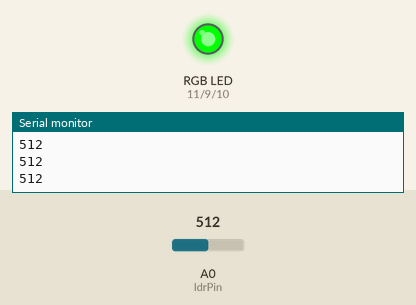
Bench run of a sketch on a simulated Arduino Uno, built with avr-gcc and run on an emulated ATmega328P. Parts: an RGB LED mixed from three pins (HIGH = lit), the last lines printed to the serial monitor. The test bench sets the inputs (shaded band); at power-on: A0 (ldrPin) = 512. Dim RGB values are drawn brighter than linear.

Above: at 1.2 s.
1.3 s: A0 (ldrPin) set to 689
2.8 s: A0 (ldrPin) set to 710
At 4.0 s:
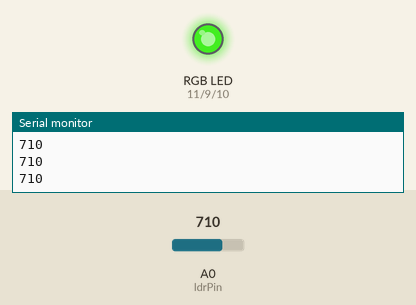
4.3 s: A0 (ldrPin) set to 900
At 5.5 s:
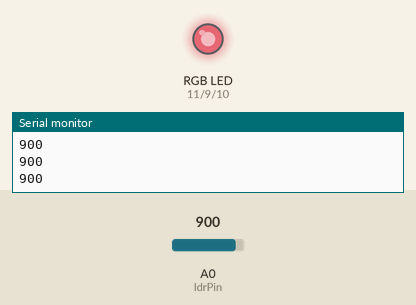
5.8 s: A0 (ldrPin) set to 1023
At 7.0 s:
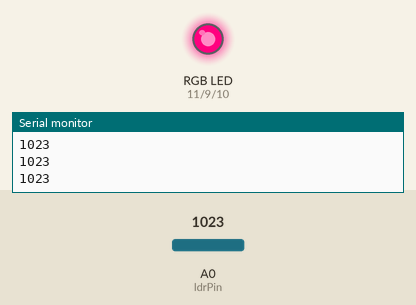
7.3 s: A0 (ldrPin) set to 1011
At 8.2 s:
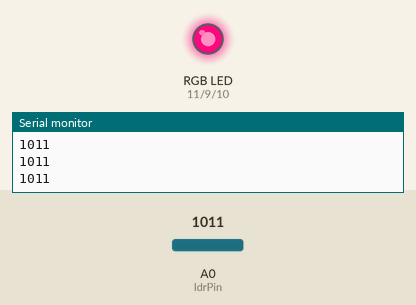
8.8 s: A0 (ldrPin) set to 511
At 9.8 s:
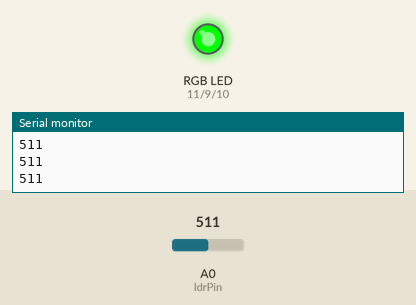
Timing chart, 0 to 11.3 s (numbered marks = the images above; inputs shaded):
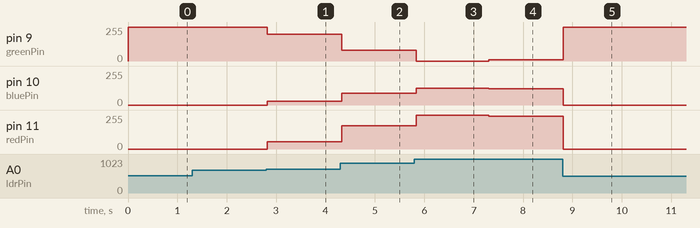

The sketch:

RGBlightproject.ino
```cpp
const int ldrPin = A0;
const int redPin = 11;
const int greenPin = 9;
const int bluePin = 10;

const int dark = 700;

void setup() {
pinMode(redPin, OUTPUT);
pinMode(greenPin, OUTPUT);
pinMode(bluePin, OUTPUT);
Serial.begin(9600);
}

void loop() {
int lightLevel = analogRead(ldrPin); // 0 = bright, 1023 = dark
Serial.println(lightLevel);

if (lightLevel > dark) {
int brightness = map(lightLevel, dark, 1023, 50, 255);
brightness = constrain(brightness, 0, 255);

fadeColors(brightness);
} else {
// Turn off RGB when it's too bright
fadeColors(0);
}

delay(50);
}

// Function to fade RGB colors based on brightness
void fadeColors(int brightness) {
analogWrite(redPin, brightness); // Red gets brighter
analogWrite(greenPin, 255 - brightness); // Green fades out
analogWrite(bluePin, brightness / 2); // Blue stays dimmer
}
```

Measured:
- the behaviour switches between 700 and 701 on A0 (ldrPin) (found by bisection; images 0 and 1)
- after the input at 2.8 s, pin 9 (greenPin): 255/255 → 199/255 at once; pin 10 (bluePin): 0/255 → 28/255 at once; pin 11 (redPin): 0/255 → 56/255 at once
- after the input at 4.3 s, pin 9 (greenPin): 199/255 → 79/255 at once; pin 10 (bluePin): 28/255 → 88/255 at once; pin 11 (redPin): 56/255 → 176/255 at once
- after the input at 5.8 s, pin 9 (greenPin): 79/255 → 0/255 at once; pin 10 (bluePin): 88/255 → 127/255 at once; pin 11 (redPin): 176/255 → 255/255 at once
- after the input at 7.3 s, pin 9 (greenPin): 0/255 → 8/255 at once; pin 10 (bluePin): 127/255 → 123/255 at once; pin 11 (redPin): 255/255 → 247/255 at once
- after the input at 8.8 s, pin 9 (greenPin): 8/255 → 255/255 at once; pin 10 (bluePin): 123/255 → 0/255 at once; pin 11 (redPin): 247/255 → 0/255 at once
